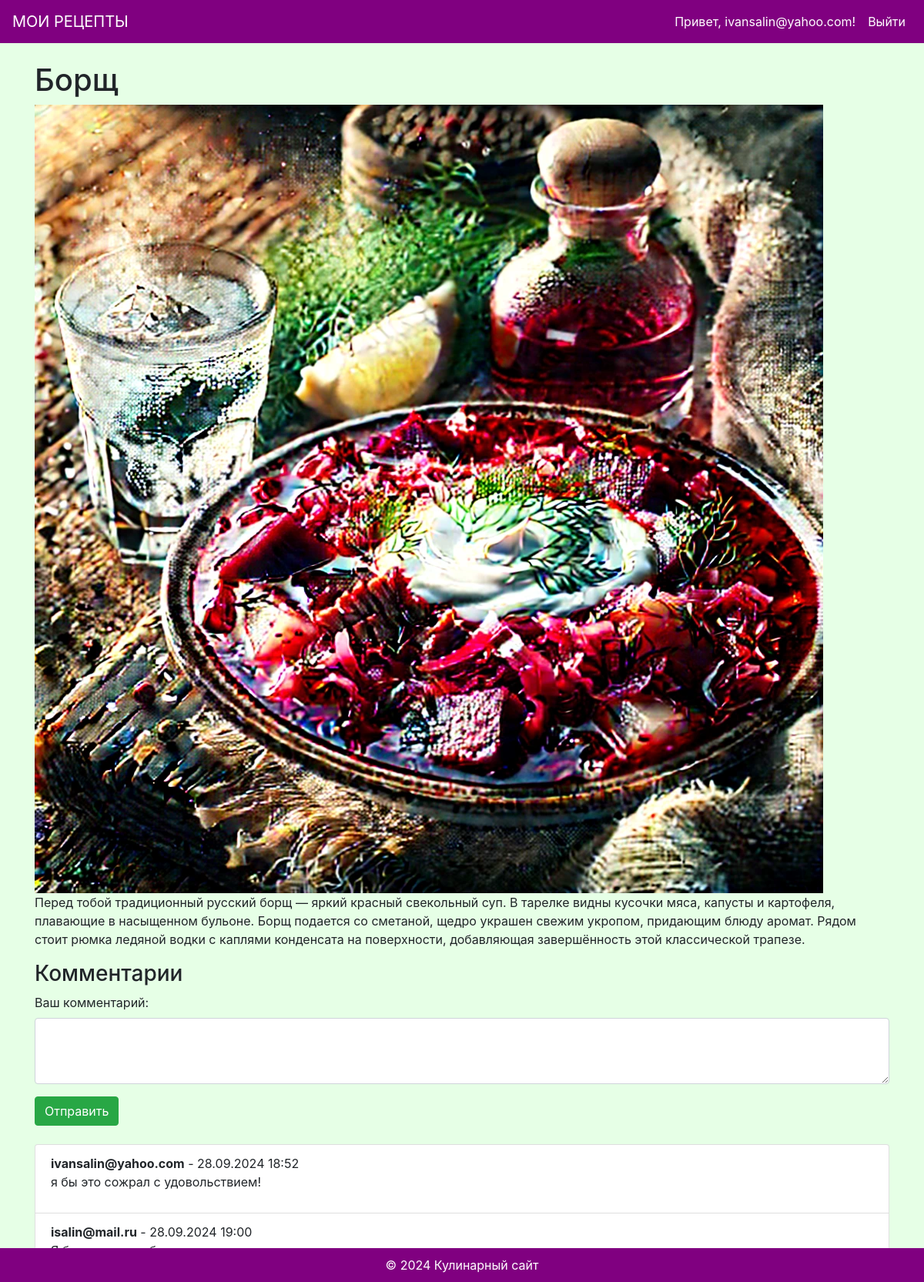
Screenshot of /dish/2/ (signed in) with the database file from the repository.
### recipes/models.py (models this page shows, shortened)
class Dish(models.Model):
    name = models.CharField(max_length=100)
    description = models.TextField()
    image = models.ImageField(upload_to='dishes/')

class Comment(models.Model):
    dish = models.ForeignKey(Dish, related_name='comments', on_delete=models.CASCADE)
    user = models.ForeignKey(User, on_delete=models.CASCADE)
    text = models.TextField()
    created_at = models.DateTimeField(auto_now_add=True)

### recipes/views.py (the view, shortened to what this page needs)
# urls.py: path('dish/<int:id>/', views.dish_detail, name='dish_detail'),
def dish_detail(request, id):
    dish = get_object_or_404(Dish, id=id)
    comments = dish.comments.all()
    return render(request, 'recipes/dish_detail.html', {'dish': dish, 'comments': comments})

### recipes/templates/recipes/dish_detail.html (shortened to what this page needs)
{% extends 'recipes/base.html' %}
{% block content %}
<h1>{{ dish.name }}</h1>
<img src="{{ dish.image.url }}" class="img-fluid" alt="{{ dish.name }}">
<p>{{ dish.description }}</p>
<h3>Комментарии</h3>
{% if user.is_authenticated %}
<form method="post">
    <div class="form-group">
        <label for="text">Ваш комментарий:</label>
        <textarea name="text" class="form-control" id="text" rows="3"></textarea>
    </div>
    <button type="submit" class="btn btn-success">Отправить</button>
</form>
{% else %}
<p>Пожалуйста, <a href="{% url 'login' %}">войдите</a> или <a href="{% url 'register' %}">зарегистрируйтесь</a>, чтобы оставить комментарий.</p>
{% endif %}
<ul class="list-group mt-4">
    {% for comment in comments %}
    <li class="list-group-item">
        <strong>{{ comment.user.username }}</strong> - {{ comment.created_at|date:"d.m.Y H:i" }}
        <p>{{ comment.text }}</p>
    </li>
    {% empty %}
    <li class="list-group-item">Пока нет комментариев.</li>
    {% endfor %}
</ul>
{% endblock %}

### recipes/templates/recipes/base.html (shortened to what this page needs)
<!DOCTYPE html>
<html lang="ru">
<head>
    <link rel="stylesheet" href="https://maxcdn.bootstrapcdn.com/bootstrap/4.0.0/css/bootstrap.min.css">
</head>
<body>
    <nav class="navbar navbar-expand-lg">
        <a class="navbar-brand" href="{% url 'home' %}">МОИ РЕЦЕПТЫ</a>
        <div class="collapse navbar-collapse">
            <ul class="navbar-nav ml-auto">
                {% if user.is_authenticated %}
                <li class="nav-item">
                    <span class="nav-link">Привет, {{ user.username }}!</span>
                </li>
                <li class="nav-item">
                    <a class="nav-link" href="{% url 'logout' %}">Выйти</a>
                </li>
                {% endif %}
            </ul>
        </div>
    </nav>
    <div class="container mt-4">
        {% block content %}{% endblock %}
    </div>
    <div class="footer">
        © 2024 Кулинарный сайт
    </div>
</body>
</html>

### recipes/templates/recipes/base.html (style rules this page uses)
body { background-color: #e6ffe6; }
.navbar { background-color: #800080; }
.navbar-brand, .nav-link { color: #ffffff !important; }
.footer { background-color: #800080; color: #ffffff; padding: 10px; position: fixed; bottom: 0; width: 100%; text-align: center; }

### rows the page displays
Dish: name "Борщ", image (picture), description "Перед тобой традиционный русский борщ — яркий красный свекольный суп. В тарелке видны кусочки мяса, капусты и картофеля, плавающие в насыщенном бульоне. Борщ подается со сметаной, щедро украшен свежим укропом, придающим блюду аромат. Рядом стоит рюмка ледяной водки с каплями конденсата на поверхности, добавляющая завершённость этой классической трапезе."
Comment: user.username "ivansalin@yahoo.com", created_at "28.09.2024 18:52", text "я бы это сожрал с удовольствием!"
Comment: user.username "isalin@mail.ru", created_at "28.09.2024 19:00"

### other values shown
{{ user.username }} "ivansalin@yahoo.com"
